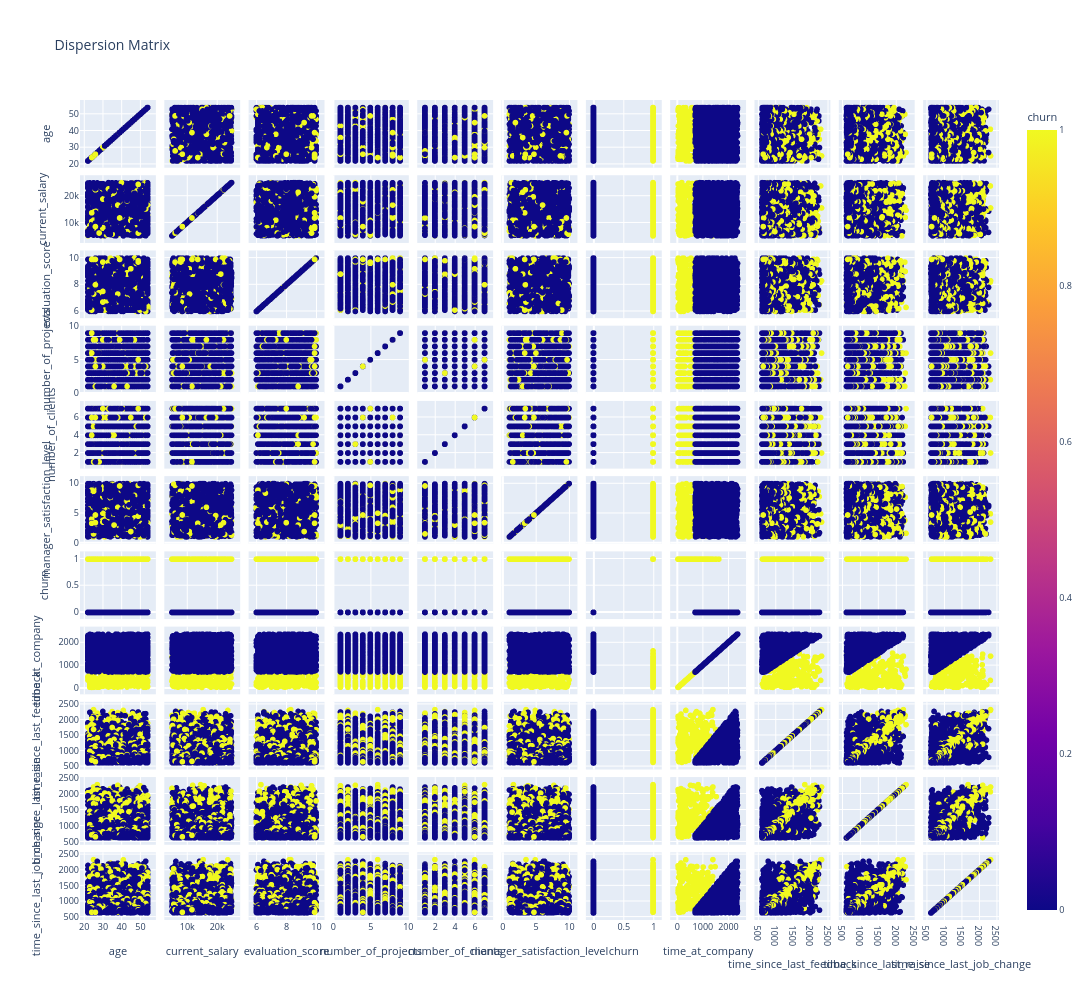

The code cell stored with this chart in its notebook:
### Code cell
fig = px.scatter_matrix(df_churn, dimensions=numeric_features, color='churn', title="Dispersion Matrix")
fig.update_layout(
    width=1200,
    height=1000,
    title_font=dict(size=14),
    font=dict(size=9)
)

fig.show()

### Figure 1 — Plotly figure (JSON) as saved in the notebook; plotly's stock layout.template omitted (floating-point values rounded to 4 significant figures; data arrays with more than 128 entries replaced by an {"elided": "..."} marker saying what was removed)
{"data": [{"dimensions": [{"axis": {"matches": true}, "label": "age", "values": {"elided": "2000 int values"}}, {"axis": {"matches": true}, "label": "current_salary", "values": {"elided": "2000 int values"}}, {"axis": {"matches": true}, "label": "evaluation_score", "values": {"elided": "2000 float values"}}, {"axis": {"matches": true}, "label": "number_of_projects", "values": {"elided": "2000 int values"}}, {"axis": {"matches": true}, "label": "number_of_clients", "values": {"elided": "2000 int values"}}, {"axis": {"matches": true}, "label": "manager_satisfaction_level", "values": {"elided": "2000 float values"}}, {"axis": {"matches": true}, "label": "churn", "values": {"elided": "2000 int values"}}, {"axis": {"matches": true}, "label": "time_at_company", "values": {"elided": "2000 int values"}}, {"axis": {"matches": true}, "label": "time_since_last_feedback", "values": {"elided": "2000 int values"}}, {"axis": {"matches": true}, "label": "time_since_last_raise", "values": {"elided": "2000 int values"}}, {"axis": {"matches": true}, "label": "time_since_last_job_change", "values": {"elided": "2000 int values"}}], "hovertemplate": "%{xaxis.title.text}=%{x}<br>%{yaxis.title.text}=%{y}<br>churn=%{marker.color}<extra></extra>", "legendgroup": "", "marker": {"color": {"elided": "2000 int values"}, "coloraxis": "coloraxis", "symbol": "circle"}, "name": "", "showlegend": false, "type": "splom"}], "layout": {"coloraxis": {"colorbar": {"title": {"text": "churn"}}, "colorscale": [[0, "#0d0887"], [0.1111, "#46039f"], [0.2222, "#7201a8"], [0.3333, "#9c179e"], [0.4444, "#bd3786"], [0.5556, "#d8576b"], [0.6667, "#ed7953"], [0.7778, "#fb9f3a"], [0.8889, "#fdca26"], [1, "#f0f921"]]}, "dragmode": "select", "font": {"size": 9}, "height": 1000, "legend": {"tracegroupgap": 0}, "title": {"font": {"size": 14}, "text": "Dispersion Matrix"}, "width": 1200}}
